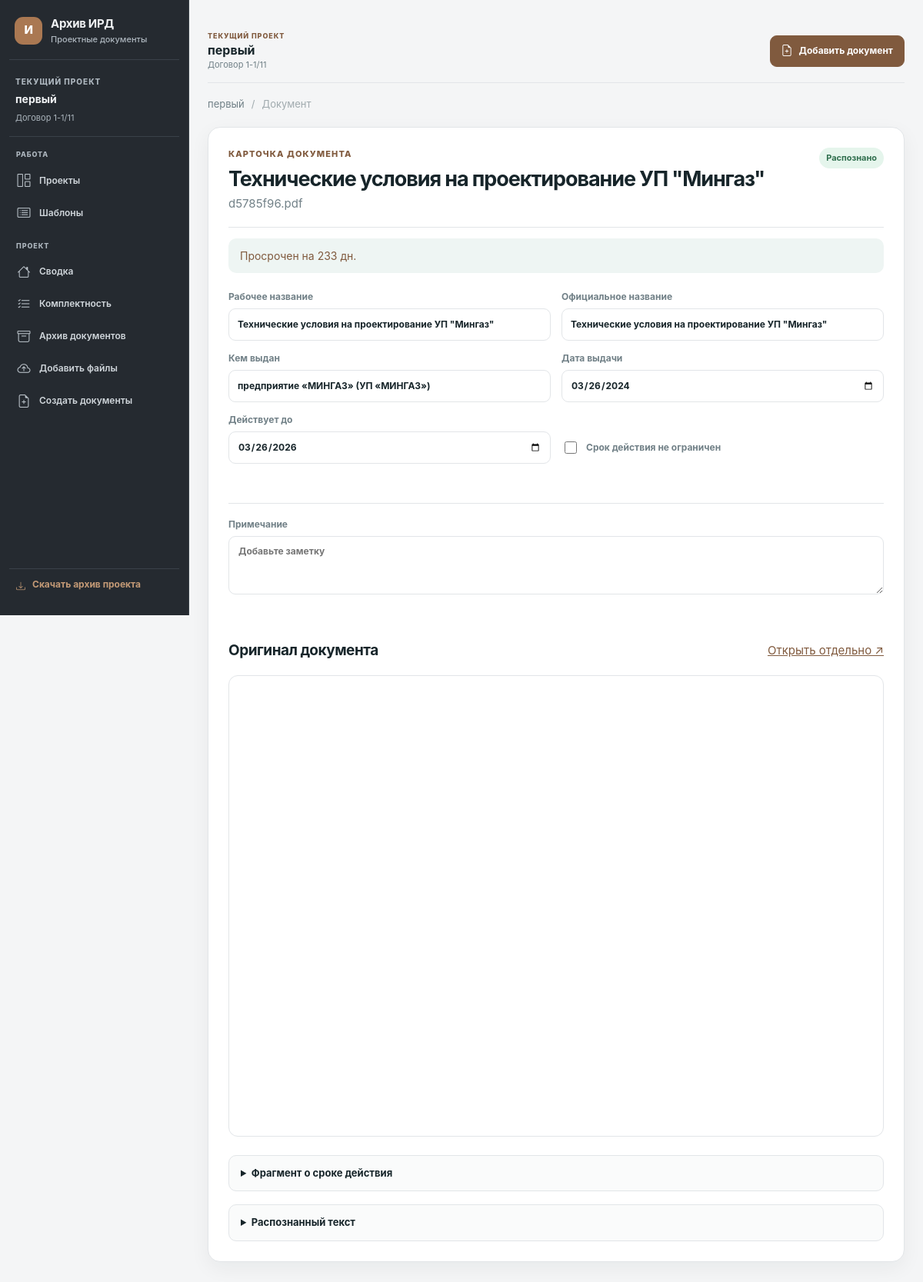
Screenshot of /documents/33 with the database file from the repository.
### tables this page shows
CREATE TABLE objects (
    id INTEGER PRIMARY KEY AUTOINCREMENT,
    contract_number TEXT NOT NULL,
    name TEXT NOT NULL,
    created_at TEXT NOT NULL DEFAULT CURRENT_TIMESTAMP
, template_id INTEGER, archived_at TEXT, customer TEXT NOT NULL DEFAULT '');

CREATE TABLE documents (
    id INTEGER PRIMARY KEY AUTOINCREMENT,
    contract_number TEXT NOT NULL,
    object_name TEXT NOT NULL,
    original_filename TEXT NOT NULL,
    stored_filename TEXT NOT NULL,
    working_title TEXT,
    official_title TEXT,
    issuer TEXT,
    issue_date TEXT,
    valid_until TEXT,
    validity_text TEXT,
    no_expiration INTEGER NOT NULL DEFAULT 0,
    raw_text TEXT,
    note TEXT NOT NULL DEFAULT '',
    status TEXT NOT NULL DEFAULT 'processed',
    error TEXT,
    created_at TEXT NOT NULL DEFAULT CURRENT_TIMESTAMP
, object_id INTEGER, mime_type TEXT NOT NULL DEFAULT 'application/pdf', archived_at TEXT);

### app/web/routes.py (the view)
@bp.get("/documents/<int:document_id>")
def document_detail(document_id: int):
    document = DocumentRepository().get(document_id)
    if document is None or document["archived_at"]:
        abort(404)
    obj = ObjectRepository().get(document["object_id"]) if document["object_id"] else None
    return render_template(
        "document.html",
        document=attach_expiry(document, current_app.config["EXPIRY_WARNING_DAYS"]),
        object=obj,
        issue_date_iso=iso_date(document["issue_date"]),
        valid_until_iso=iso_date(document["valid_until"]),
    )

### app/database.py (called while the page is built)
def get_db() -> sqlite3.Connection:
    if "db" not in g:
        g.db = sqlite3.connect(current_app.config["DATABASE_PATH"])
        g.db.row_factory = sqlite3.Row
        g.db.execute("PRAGMA foreign_keys = ON")
    return g.db

### app/repositories.py (called while the page is built)
    def get(self, object_id: int) -> Row | None:
        return get_db().execute(
            "SELECT * FROM objects WHERE id = ?", (object_id,)
        ).fetchone()

    def get(self, document_id: int) -> Row | None:
        return get_db().execute(
            "SELECT * FROM documents WHERE id = ?", (document_id,)
        ).fetchone()

### app/services/expiry.py (called while the page is built)
def parse_document_date(value: str | None) -> date | None:
    if not value:
        return None
    value = value.strip()
    for date_format in DATE_FORMATS:
        try:
            return datetime.strptime(value, date_format).date()
        except ValueError:
            continue
    return None

def iso_date(value: str | None) -> str:
    parsed = parse_document_date(value)
    return parsed.isoformat() if parsed else ""

def expiry_state(document, warning_days: int = 30, today: date | None = None) -> dict:
    if document["no_expiration"]:
        return {"key": "unlimited", "label": "Без срока", "days_left": None}
    expiration = parse_document_date(document["valid_until"])
    if expiration is None:
        return {"key": "unknown", "label": "Срок не указан", "days_left": None}
    days_left = (expiration - (today or date.today())).days
    if days_left < 0:
        return {"key": "expired", "label": f"Просрочен на {abs(days_left)} дн.", "days_left": days_left}
    if days_left <= warning_days:
        return {"key": "expiring", "label": f"Истекает через {days_left} дн.", "days_left": days_left}
    return {"key": "valid", "label": "Действует", "days_left": days_left}

def attach_expiry(document, warning_days: int = 30) -> dict:
    result = dict(document)
    result["expiry"] = expiry_state(document, warning_days)
    return result

### app/templates/document.html (shortened to what this page needs)
{% extends "base.html" %}
{% block content %}
<div class="breadcrumbs"><a href="{{ url_for('web.object_workspace', object_id=object.id) if object else url_for('web.index') }}">{{ object.name if object else 'Проекты' }}</a><span>/</span><span>Документ</span></div>
<section class="document-view panel"><div class="document-head"><div><p class="eyebrow">КАРТОЧКА ДОКУМЕНТА</p><h1>{{ document.working_title or document.official_title or document.original_filename or 'Документ' }}</h1><p class="subheading">{{ document.original_filename }}</p></div><span class="status-chip status-{{ document.status }}">{{ 'Распознано' if document.status == 'processed' else 'Нужно проверить' }}</span></div>
{% if document.expiry.key in ['expired','expiring'] %}<p class="notice notice-{{ document.expiry.key }}">{{ document.expiry.label }}</p>{% endif %}
<form class="stack-form document-fields" action="{{ url_for('web.update_document_fields', document_id=document.id) }}" method="post" data-document-autosave="fields"><input type="hidden" name="csrf_token" value="{{ csrf_token() }}"><div class="fields-grid"><label><span>Рабочее название</span><input name="working_title" value="{{ document.working_title or '' }}"></label><label><span>Официальное название</span><input name="official_title" value="{{ document.official_title or '' }}"></label><label><span>Кем выдан</span><input name="issuer" value="{{ document.issuer or '' }}"></label><label><span>Дата выдачи</span><input type="date" name="issue_date" value="{{ issue_date_iso }}"></label><label><span>Действует до</span><input type="date" name="valid_until" value="{{ valid_until_iso }}" {% if document.no_expiration %}disabled{% endif %}></label><label class="check-label"><input type="checkbox" name="no_expiration" {% if document.no_expiration %}checked{% endif %}><span>Срок действия не ограничен</span></label></div><span class="document-save-status autosave-indicator" data-save-status aria-live="polite"></span></form>
<form action="{{ url_for('web.update_document_note', document_id=document.id) }}" method="post" class="stack-form note-form" data-document-autosave="note"><input type="hidden" name="csrf_token" value="{{ csrf_token() }}"><label><span>Примечание</span><textarea name="note" rows="3" placeholder="Добавьте заметку">{{ document.note or '' }}</textarea></label><span class="document-save-status autosave-indicator" data-save-status aria-live="polite"></span></form>
{% if document.stored_filename %}<section class="preview-block"><div class="section-title"><h2>Оригинал документа</h2><a href="{{ url_for('web.document_preview', document_id=document.id) }}" target="_blank">Открыть отдельно ↗</a></div>{% if document.mime_type == 'application/pdf' %}<iframe src="{{ url_for('web.document_preview', document_id=document.id) }}" title="Предпросмотр PDF"></iframe>{% else %}<a href="{{ url_for('web.document_preview', document_id=document.id) }}" target="_blank"><img class="image-preview" src="{{ url_for('web.document_preview', document_id=document.id) }}" alt="{{ document.original_filename }}"></a>{% endif %}</section>{% endif %}
{% if document.validity_text %}<details class="text-details"><summary>Фрагмент о сроке действия</summary><p>{{ document.validity_text }}</p></details>{% endif %}{% if document.raw_text %}<details class="text-details"><summary>Распознанный текст</summary><pre>{{ document.raw_text }}</pre></details>{% endif %}
</section>
{% endblock %}

### app/templates/base.html (shortened to what this page needs)
<!doctype html>
<html lang="ru">
<head>
    <link rel="stylesheet" href="{{ url_for('static', filename='styles.css') }}">
    <link rel="stylesheet" href="https://cdn.jsdelivr.net/npm/bootstrap-icons@1.11.3/font/bootstrap-icons.min.css">
</head>
<body>
    {% set active_project = object if object is defined and object else (project if project is defined and project else none) %}
    <div class="app-layout">
        <aside class="project-sidebar app-sidebar">
            <a class="brand app-sidebar-brand" href="{{ url_for('web.index') }}"><span class="brand-mark">И</span><span>Архив ИРД<small>Проектные документы</small></span></a>
            {% if active_project %}
            <div class="project-sidebar-identity"><span class="eyebrow">ТЕКУЩИЙ ПРОЕКТ</span><strong>{{ active_project.name }}</strong><span class="project-sidebar-contract">Договор {{ active_project.contract_number }}</span></div>
            {% else %}
            <div class="project-sidebar-identity"><span class="eyebrow">РАБОЧЕЕ ПРОСТРАНСТВО</span><strong>Архив исходных данных</strong><span class="project-sidebar-contract">Проектные документы</span></div>
            {% endif %}
            <nav class="project-side-nav" aria-label="Разделы приложения">
                <div class="project-nav-group"><span class="project-nav-caption">РАБОТА</span><a class="project-nav-item" href="{{ url_for('web.index') }}"><i class="project-nav-icon bi bi-grid-1x2" aria-hidden="true"></i><span>Проекты</span></a><a class="project-nav-item" href="{{ url_for('web.manage_templates') }}"><i class="project-nav-icon bi bi-card-list" aria-hidden="true"></i><span>Шаблоны</span></a></div>
                {% if active_project %}
                <div class="project-nav-group"><span class="project-nav-caption">ПРОЕКТ</span>
                    {% if request.endpoint == 'web.object_workspace' %}
                    <button type="button" class="project-nav-item" data-workspace-tab="overview" aria-selected="false"><i class="project-nav-icon bi bi-house" aria-hidden="true"></i><span>Сводка</span></button>
                    <button type="button" class="project-nav-item" data-workspace-tab="checklist" aria-selected="false"><i class="project-nav-icon bi bi-list-check" aria-hidden="true"></i><span>Комплектность</span><small>{{ received_count }}/{{ checklist|length }}</small></button>
                    <button type="button" class="project-nav-item" data-workspace-tab="documents" aria-selected="false"><i class="project-nav-icon bi bi-archive" aria-hidden="true"></i><span>Архив документов</span><small>{{ documents|length }}</small></button>
                    <button type="button" class="project-nav-item" data-workspace-tab="upload" aria-selected="false"><i class="project-nav-icon bi bi-cloud-arrow-up" aria-hidden="true"></i><span>Добавить файлы</span></button>
                    <button type="button" class="project-nav-item" data-workspace-tab="tools" aria-selected="false"><i class="project-nav-icon bi bi-file-earmark-plus" aria-hidden="true"></i><span>Создать документы</span></button>
                    {% if archived_documents %}<button type="button" class="project-nav-item" data-workspace-tab="removed" aria-selected="false"><i class="project-nav-icon bi bi-clock-history" aria-hidden="true"></i><span>Убранные документы</span><small>{{ archived_documents|length }}</small></button>{% endif %}
                    {% else %}
                    <a class="project-nav-item" href="{{ url_for('web.object_workspace', object_id=active_project.id, tab='overview') }}"><i class="project-nav-icon bi bi-house" aria-hidden="true"></i><span>Сводка</span></a>
                    <a class="project-nav-item" href="{{ url_for('web.object_workspace', object_id=active_project.id, tab='checklist') }}"><i class="project-nav-icon bi bi-list-check" aria-hidden="true"></i><span>Комплектность</span></a>
                    <a class="project-nav-item" href="{{ url_for('web.object_workspace', object_id=active_project.id, tab='documents') }}"><i class="project-nav-icon bi bi-archive" aria-hidden="true"></i><span>Архив документов</span></a>
                    <a class="project-nav-item" href="{{ url_for('web.object_workspace', object_id=active_project.id, tab='upload') }}"><i class="project-nav-icon bi bi-cloud-arrow-up" aria-hidden="true"></i><span>Добавить файлы</span></a>
                    <a class="project-nav-item" href="{{ url_for('web.object_workspace', object_id=active_project.id, tab='tools') }}"><i class="project-nav-icon bi bi-file-earmark-plus" aria-hidden="true"></i><span>Создать документы</span></a>
                    {% endif %}
                </div>
                {% endif %}
            </nav>
            {% if active_project %}<a class="project-sidebar-download" href="{{ url_for('web.export_object', object_id=active_project.id) }}"><i class="bi bi-download" aria-hidden="true"></i><span>Скачать архив проекта</span></a>{% endif %}
        </aside>
        <main class="page app-main">
            {% if active_project %}<header class="project-topbar"><div class="project-topbar-context"><span class="eyebrow">ТЕКУЩИЙ ПРОЕКТ</span><strong>{{ active_project.name }}</strong><small>Договор {{ active_project.contract_number }}</small></div><a class="project-topbar-add" href="{{ url_for('web.object_workspace', object_id=active_project.id, tab='upload') }}"><i class="bi bi-file-earmark-plus" aria-hidden="true"></i><span>Добавить документ</span></a></header>{% endif %}
            {% block content %}{% endblock %}
        </main>
    </div>
</body>
</html>

### rows the page displays
objects: name "первый", contract_number "1-1/11"
documents: working_title "Технические условия на проектирование УП \"Мингаз\"", original_filename "d5785f96.pdf", status "Распознано", official_title "Технические условия на проектирование УП \"Мингаз\"", issuer "предприятие «МИНГАЗ» (УП «МИНГАЗ»)"

### other values shown
{{ document.expiry.label }} "Просрочен на 233 дн."
